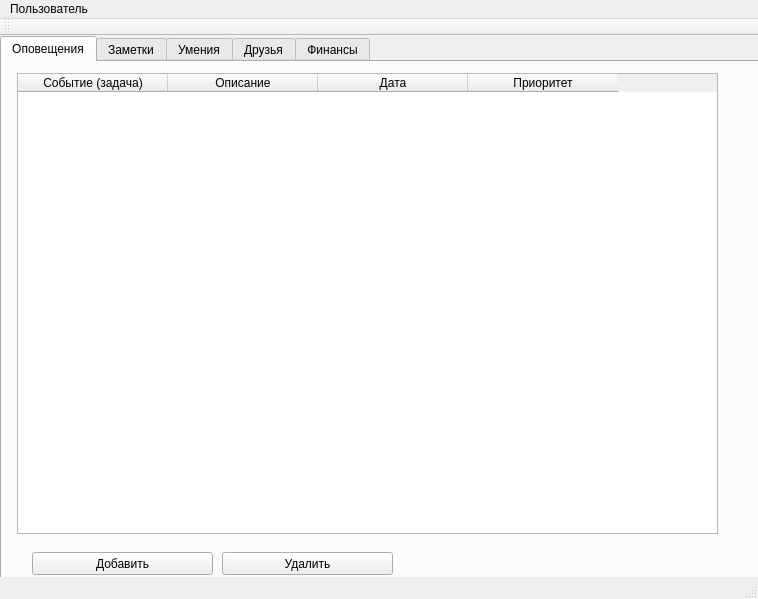
<?xml version="1.0" encoding="UTF-8"?>
<ui version="4.0">
 <class>MainWindow</class>
 <widget class="QMainWindow" name="MainWindow">
  <property name="geometry">
   <rect>
    <x>0</x>
    <y>0</y>
    <width>758</width>
    <height>599</height>
   </rect>
  </property>
  <property name="sizePolicy">
   <sizepolicy hsizetype="Fixed" vsizetype="Fixed">
    <horstretch>0</horstretch>
    <verstretch>0</verstretch>
   </sizepolicy>
  </property>
  <property name="minimumSize">
   <size>
    <width>758</width>
    <height>599</height>
   </size>
  </property>
  <property name="maximumSize">
   <size>
    <width>758</width>
    <height>599</height>
   </size>
  </property>
  <property name="windowTitle">
   <string>Помощник</string>
  </property>
  <property name="windowIcon">
   <iconset>
    <normaloff>img/accept.jpg</normaloff>img/accept.jpg</iconset>
  </property>
  <widget class="QWidget" name="centralWidget">
   <widget class="QTabWidget" name="MainTab">
    <property name="geometry">
     <rect>
      <x>0</x>
      <y>0</y>
      <width>761</width>
      <height>571</height>
     </rect>
    </property>
    <property name="sizePolicy">
     <sizepolicy hsizetype="Fixed" vsizetype="Fixed">
      <horstretch>0</horstretch>
      <verstretch>0</verstretch>
     </sizepolicy>
    </property>
    <property name="mouseTracking">
     <bool>true</bool>
    </property>
    <property name="currentIndex">
     <number>0</number>
    </property>
    <widget class="QWidget" name="tab_1">
     <property name="toolTip">
      <string/>
     </property>
     <attribute name="title">
      <string>Оповещения</string>
     </attribute>
     <widget class="QTableWidget" name="EventsTable">
      <property name="geometry">
       <rect>
        <x>15</x>
        <y>11</y>
        <width>701</width>
        <height>461</height>
       </rect>
      </property>
      <property name="mouseTracking">
       <bool>true</bool>
      </property>
      <attribute name="horizontalHeaderDefaultSectionSize">
       <number>150</number>
      </attribute>
      <column>
       <property name="text">
        <string>Событие (задача)</string>
       </property>
      </column>
      <column>
       <property name="text">
        <string>Описание</string>
       </property>
      </column>
      <column>
       <property name="text">
        <string>Дата</string>
       </property>
      </column>
      <column>
       <property name="text">
        <string>Приоритет</string>
       </property>
      </column>
     </widget>
     <widget class="QPushButton" name="AddEventButton">
      <property name="geometry">
       <rect>
        <x>30</x>
        <y>490</y>
        <width>181</width>
        <height>23</height>
       </rect>
      </property>
      <property name="text">
       <string>Добавить</string>
      </property>
      <property name="shortcut">
       <string>Ctrl+N</string>
      </property>
     </widget>
     <widget class="QPushButton" name="DelEventsButton">
      <property name="geometry">
       <rect>
        <x>220</x>
        <y>490</y>
        <width>171</width>
        <height>23</height>
       </rect>
      </property>
      <property name="text">
       <string>Удалить</string>
      </property>
      <property name="shortcut">
       <string>Del</string>
      </property>
     </widget>
    </widget>
    <widget class="QWidget" name="tab_2">
     <attribute name="title">
      <string>Заметки</string>
     </attribute>
     <widget class="QTextEdit" name="NotesTextField">
      <property name="geometry">
       <rect>
        <x>10</x>
        <y>10</y>
        <width>731</width>
        <height>511</height>
       </rect>
      </property>
     </widget>
    </widget>
    <widget class="QWidget" name="tab_3">
     <attribute name="title">
      <string>Умения</string>
     </attribute>
     <widget class="QListView" name="SkillsList">
      <property name="geometry">
       <rect>
        <x>450</x>
        <y>20</y>
        <width>281</width>
        <height>471</height>
       </rect>
      </property>
      <property name="sizePolicy">
       <sizepolicy hsizetype="Fixed" vsizetype="Fixed">
        <horstretch>0</horstretch>
        <verstretch>0</verstretch>
       </sizepolicy>
      </property>
     </widget>
     <widget class="QGroupBox" name="groupBox">
      <property name="geometry">
       <rect>
        <x>10</x>
        <y>20</y>
        <width>431</width>
        <height>431</height>
       </rect>
      </property>
      <property name="sizePolicy">
       <sizepolicy hsizetype="Fixed" vsizetype="Fixed">
        <horstretch>0</horstretch>
        <verstretch>0</verstretch>
       </sizepolicy>
      </property>
      <property name="title">
       <string>Детальная иформация</string>
      </property>
     </widget>
     <widget class="QPushButton" name="AddSkillButton">
      <property name="geometry">
       <rect>
        <x>10</x>
        <y>460</y>
        <width>211</width>
        <height>23</height>
       </rect>
      </property>
      <property name="text">
       <string>Добавить умение</string>
      </property>
     </widget>
     <widget class="QPushButton" name="DelSkillButton">
      <property name="geometry">
       <rect>
        <x>230</x>
        <y>460</y>
        <width>211</width>
        <height>23</height>
       </rect>
      </property>
      <property name="text">
       <string>Удалить умения</string>
      </property>
     </widget>
    </widget>
    <widget class="QWidget" name="tab_4">
     <attribute name="title">
      <string>Друзья</string>
     </attribute>
     <widget class="QTableWidget" name="FriendsTable">
      <property name="geometry">
       <rect>
        <x>10</x>
        <y>10</y>
        <width>731</width>
        <height>461</height>
       </rect>
      </property>
      <property name="minimumSize">
       <size>
        <width>731</width>
        <height>0</height>
       </size>
      </property>
      <attribute name="horizontalHeaderDefaultSectionSize">
       <number>150</number>
      </attribute>
      <column>
       <property name="text">
        <string>Имя</string>
       </property>
      </column>
      <column>
       <property name="text">
        <string>Статус</string>
       </property>
      </column>
      <column>
       <property name="text">
        <string>Описание</string>
       </property>
      </column>
      <column>
       <property name="text">
        <string>Дата последней встречи</string>
       </property>
      </column>
     </widget>
     <widget class="QPushButton" name="AddFriendButton">
      <property name="geometry">
       <rect>
        <x>20</x>
        <y>490</y>
        <width>181</width>
        <height>23</height>
       </rect>
      </property>
      <property name="text">
       <string>Добавить</string>
      </property>
      <property name="shortcut">
       <string>Ctrl+N</string>
      </property>
     </widget>
     <widget class="QPushButton" name="DelFriendsButton">
      <property name="geometry">
       <rect>
        <x>210</x>
        <y>490</y>
        <width>181</width>
        <height>23</height>
       </rect>
      </property>
      <property name="text">
       <string>Удалить</string>
      </property>
      <property name="shortcut">
       <string>Del</string>
      </property>
     </widget>
     <widget class="QPushButton" name="upButton">
      <property name="enabled">
       <bool>false</bool>
      </property>
      <property name="geometry">
       <rect>
        <x>420</x>
        <y>490</y>
        <width>41</width>
        <height>31</height>
       </rect>
      </property>
      <property name="text">
       <string/>
      </property>
      <property name="icon">
       <iconset>
        <normaloff>img/up_arrow.png</normaloff>img/up_arrow.png</iconset>
      </property>
      <property name="iconSize">
       <size>
        <width>32</width>
        <height>32</height>
       </size>
      </property>
      <property name="shortcut">
       <string>Up</string>
      </property>
     </widget>
     <widget class="QPushButton" name="downButton">
      <property name="enabled">
       <bool>false</bool>
      </property>
      <property name="geometry">
       <rect>
        <x>470</x>
        <y>490</y>
        <width>41</width>
        <height>31</height>
       </rect>
      </property>
      <property name="text">
       <string/>
      </property>
      <property name="icon">
       <iconset>
        <normaloff>img/down_arrow.png</normaloff>img/down_arrow.png</iconset>
      </property>
      <property name="iconSize">
       <size>
        <width>32</width>
        <height>32</height>
       </size>
      </property>
      <property name="shortcut">
       <string>Down</string>
      </property>
     </widget>
    </widget>
    <widget class="QWidget" name="tab_5">
     <attribute name="title">
      <string>Финансы</string>
     </attribute>
     <widget class="QGroupBox" name="groupBox_2">
      <property name="geometry">
       <rect>
        <x>20</x>
        <y>10</y>
        <width>551</width>
        <height>451</height>
       </rect>
      </property>
      <property name="title">
       <string>Денежные резервы</string>
      </property>
      <widget class="QGroupBox" name="groupBox_3">
       <property name="geometry">
        <rect>
         <x>20</x>
         <y>40</y>
         <width>511</width>
         <height>181</height>
        </rect>
       </property>
       <property name="title">
        <string>Текущие</string>
       </property>
       <widget class="QLabel" name="label">
        <property name="geometry">
         <rect>
          <x>30</x>
          <y>50</y>
          <width>81</width>
          <height>20</height>
         </rect>
        </property>
        <property name="text">
         <string>Рубли (RUB)</string>
        </property>
        <property name="alignment">
         <set>Qt::AlignRight|Qt::AlignTrailing|Qt::AlignVCenter</set>
        </property>
       </widget>
       <widget class="QLineEdit" name="CurRubNalEdit">
        <property name="geometry">
         <rect>
          <x>120</x>
          <y>50</y>
          <width>113</width>
          <height>20</height>
         </rect>
        </property>
        <property name="inputMethodHints">
         <set>Qt::ImhNone</set>
        </property>
        <property name="text">
         <string>0</string>
        </property>
        <property name="alignment">
         <set>Qt::AlignRight|Qt::AlignTrailing|Qt::AlignVCenter</set>
        </property>
       </widget>
       <widget class="QLabel" name="label_2">
        <property name="geometry">
         <rect>
          <x>30</x>
          <y>90</y>
          <width>81</width>
          <height>20</height>
         </rect>
        </property>
        <property name="text">
         <string>Евро (EUR)</string>
        </property>
        <property name="alignment">
         <set>Qt::AlignRight|Qt::AlignTrailing|Qt::AlignVCenter</set>
        </property>
       </widget>
       <widget class="QLineEdit" name="CurEurNalEdit">
        <property name="geometry">
         <rect>
          <x>120</x>
          <y>90</y>
          <width>113</width>
          <height>20</height>
         </rect>
        </property>
        <property name="text">
         <string>0</string>
        </property>
        <property name="alignment">
         <set>Qt::AlignRight|Qt::AlignTrailing|Qt::AlignVCenter</set>
        </property>
       </widget>
       <widget class="QLabel" name="label_3">
        <property name="geometry">
         <rect>
          <x>30</x>
          <y>130</y>
          <width>81</width>
          <height>20</height>
         </rect>
        </property>
        <property name="text">
         <string>Доллары (USD)</string>
        </property>
        <property name="alignment">
         <set>Qt::AlignRight|Qt::AlignTrailing|Qt::AlignVCenter</set>
        </property>
       </widget>
       <widget class="QLineEdit" name="CurUsdNalEdit">
        <property name="geometry">
         <rect>
          <x>120</x>
          <y>130</y>
          <width>113</width>
          <height>20</height>
         </rect>
        </property>
        <property name="text">
         <string>0</string>
        </property>
        <property name="alignment">
         <set>Qt::AlignRight|Qt::AlignTrailing|Qt::AlignVCenter</set>
        </property>
       </widget>
       <widget class="QLineEdit" name="CurUsdElecEdit">
        <property name="geometry">
         <rect>
          <x>250</x>
          <y>130</y>
          <width>113</width>
          <height>20</height>
         </rect>
        </property>
        <property name="text">
         <string>0</string>
        </property>
        <property name="alignment">
         <set>Qt::AlignRight|Qt::AlignTrailing|Qt::AlignVCenter</set>
        </property>
       </widget>
       <widget class="QLineEdit" name="CurRubElecEdit">
        <property name="geometry">
         <rect>
          <x>250</x>
          <y>50</y>
          <width>113</width>
          <height>20</height>
         </rect>
        </property>
        <property name="text">
         <string>0</string>
        </property>
        <property name="alignment">
         <set>Qt::AlignRight|Qt::AlignTrailing|Qt::AlignVCenter</set>
        </property>
       </widget>
       <widget class="QLineEdit" name="CurEurElecEdit">
        <property name="geometry">
         <rect>
          <x>250</x>
          <y>90</y>
          <width>113</width>
          <height>20</height>
         </rect>
        </property>
        <property name="text">
         <string>0</string>
        </property>
        <property name="alignment">
         <set>Qt::AlignRight|Qt::AlignTrailing|Qt::AlignVCenter</set>
        </property>
       </widget>
       <widget class="QLabel" name="label_4">
        <property name="geometry">
         <rect>
          <x>150</x>
          <y>20</y>
          <width>61</width>
          <height>16</height>
         </rect>
        </property>
        <property name="text">
         <string>Наличные</string>
        </property>
       </widget>
       <widget class="QLabel" name="label_5">
        <property name="geometry">
         <rect>
          <x>280</x>
          <y>20</y>
          <width>61</width>
          <height>16</height>
         </rect>
        </property>
        <property name="text">
         <string>На счетах</string>
        </property>
       </widget>
       <widget class="QLabel" name="label_16">
        <property name="geometry">
         <rect>
          <x>410</x>
          <y>20</y>
          <width>61</width>
          <height>20</height>
         </rect>
        </property>
        <property name="text">
         <string>Разность</string>
        </property>
       </widget>
       <widget class="QLineEdit" name="UsdDiffEdit">
        <property name="geometry">
         <rect>
          <x>380</x>
          <y>130</y>
          <width>113</width>
          <height>20</height>
         </rect>
        </property>
        <property name="text">
         <string>0</string>
        </property>
        <property name="alignment">
         <set>Qt::AlignRight|Qt::AlignTrailing|Qt::AlignVCenter</set>
        </property>
        <property name="readOnly">
         <bool>true</bool>
        </property>
       </widget>
       <widget class="QLineEdit" name="EurDiffEdit">
        <property name="geometry">
         <rect>
          <x>380</x>
          <y>90</y>
          <width>113</width>
          <height>20</height>
         </rect>
        </property>
        <property name="text">
         <string>0</string>
        </property>
        <property name="alignment">
         <set>Qt::AlignRight|Qt::AlignTrailing|Qt::AlignVCenter</set>
        </property>
        <property name="readOnly">
         <bool>true</bool>
        </property>
       </widget>
       <widget class="QLineEdit" name="RubDiffEdit">
        <property name="geometry">
         <rect>
          <x>380</x>
          <y>50</y>
          <width>113</width>
          <height>20</height>
         </rect>
        </property>
        <property name="text">
         <string>0</string>
        </property>
        <property name="alignment">
         <set>Qt::AlignRight|Qt::AlignTrailing|Qt::AlignVCenter</set>
        </property>
        <property name="readOnly">
         <bool>true</bool>
        </property>
       </widget>
      </widget>
      <widget class="QGroupBox" name="groupBox_4">
       <property name="geometry">
        <rect>
         <x>20</x>
         <y>250</y>
         <width>401</width>
         <height>181</height>
        </rect>
       </property>
       <property name="title">
        <string>Первого числа текущего месяца</string>
       </property>
       <widget class="QLabel" name="label_11">
        <property name="geometry">
         <rect>
          <x>40</x>
          <y>50</y>
          <width>71</width>
          <height>20</height>
         </rect>
        </property>
        <property name="text">
         <string>Рубли (RUB)</string>
        </property>
        <property name="alignment">
         <set>Qt::AlignRight|Qt::AlignTrailing|Qt::AlignVCenter</set>
        </property>
       </widget>
       <widget class="QLineEdit" name="OldRubNalEdit">
        <property name="geometry">
         <rect>
          <x>120</x>
          <y>50</y>
          <width>113</width>
          <height>20</height>
         </rect>
        </property>
        <property name="text">
         <string>0</string>
        </property>
        <property name="alignment">
         <set>Qt::AlignRight|Qt::AlignTrailing|Qt::AlignVCenter</set>
        </property>
       </widget>
       <widget class="QLabel" name="label_12">
        <property name="geometry">
         <rect>
          <x>50</x>
          <y>90</y>
          <width>61</width>
          <height>20</height>
         </rect>
        </property>
        <property name="text">
         <string>Евро (EUR)</string>
        </property>
        <property name="alignment">
         <set>Qt::AlignRight|Qt::AlignTrailing|Qt::AlignVCenter</set>
        </property>
       </widget>
       <widget class="QLineEdit" name="OldEurNalEdit">
        <property name="geometry">
         <rect>
          <x>120</x>
          <y>90</y>
          <width>113</width>
          <height>20</height>
         </rect>
        </property>
        <property name="text">
         <string>0</string>
        </property>
        <property name="alignment">
         <set>Qt::AlignRight|Qt::AlignTrailing|Qt::AlignVCenter</set>
        </property>
       </widget>
       <widget class="QLabel" name="label_13">
        <property name="geometry">
         <rect>
          <x>30</x>
          <y>130</y>
          <width>81</width>
          <height>20</height>
         </rect>
        </property>
        <property name="text">
         <string>Доллары (USD)</string>
        </property>
        <property name="alignment">
         <set>Qt::AlignRight|Qt::AlignTrailing|Qt::AlignVCenter</set>
        </property>
       </widget>
       <widget class="QLineEdit" name="OldUsdNalEdit">
        <property name="geometry">
         <rect>
          <x>120</x>
          <y>130</y>
          <width>113</width>
          <height>20</height>
         </rect>
        </property>
        <property name="text">
         <string>0</string>
        </property>
        <property name="alignment">
         <set>Qt::AlignRight|Qt::AlignTrailing|Qt::AlignVCenter</set>
        </property>
       </widget>
       <widget class="QLineEdit" name="OldUsdElecEdit">
        <property name="geometry">
         <rect>
          <x>250</x>
          <y>130</y>
          <width>113</width>
          <height>20</height>
         </rect>
        </property>
        <property name="text">
         <string>0</string>
        </property>
        <property name="alignment">
         <set>Qt::AlignRight|Qt::AlignTrailing|Qt::AlignVCenter</set>
        </property>
       </widget>
       <widget class="QLineEdit" name="OldRubElecEdit">
        <property name="geometry">
         <rect>
          <x>250</x>
          <y>50</y>
          <width>113</width>
          <height>20</height>
         </rect>
        </property>
        <property name="text">
         <string>0</string>
        </property>
        <property name="alignment">
         <set>Qt::AlignRight|Qt::AlignTrailing|Qt::AlignVCenter</set>
        </property>
       </widget>
       <widget class="QLineEdit" name="OldEurElecEdit">
        <property name="geometry">
         <rect>
          <x>250</x>
          <y>90</y>
          <width>113</width>
          <height>20</height>
         </rect>
        </property>
        <property name="text">
         <string>0</string>
        </property>
        <property name="alignment">
         <set>Qt::AlignRight|Qt::AlignTrailing|Qt::AlignVCenter</set>
        </property>
       </widget>
       <widget class="QLabel" name="label_14">
        <property name="geometry">
         <rect>
          <x>150</x>
          <y>20</y>
          <width>61</width>
          <height>16</height>
         </rect>
        </property>
        <property name="text">
         <string>Наличные</string>
        </property>
       </widget>
       <widget class="QLabel" name="label_15">
        <property name="geometry">
         <rect>
          <x>280</x>
          <y>20</y>
          <width>61</width>
          <height>16</height>
         </rect>
        </property>
        <property name="text">
         <string>На счетах</string>
        </property>
       </widget>
      </widget>
     </widget>
    </widget>
   </widget>
  </widget>
  <widget class="QMenuBar" name="menuBar">
   <property name="geometry">
    <rect>
     <x>0</x>
     <y>0</y>
     <width>758</width>
     <height>21</height>
    </rect>
   </property>
   <widget class="QMenu" name="menu">
    <property name="title">
     <string>Пользователь</string>
    </property>
    <addaction name="ActionChangePass"/>
    <addaction name="separator"/>
    <addaction name="ActionUpdate"/>
    <addaction name="ActionSave"/>
    <addaction name="separator"/>
    <addaction name="ActionExit"/>
   </widget>
   <addaction name="menu"/>
  </widget>
  <widget class="QToolBar" name="mainToolBar">
   <property name="mouseTracking">
    <bool>true</bool>
   </property>
   <attribute name="toolBarArea">
    <enum>TopToolBarArea</enum>
   </attribute>
   <attribute name="toolBarBreak">
    <bool>false</bool>
   </attribute>
  </widget>
  <widget class="QStatusBar" name="statusBar"/>
  <action name="ActionChangePass">
   <property name="text">
    <string>Сменить пароль</string>
   </property>
  </action>
  <action name="ActionSave">
   <property name="text">
    <string>Сохранить</string>
   </property>
   <property name="shortcut">
    <string>Ctrl+S</string>
   </property>
  </action>
  <action name="ActionExit">
   <property name="text">
    <string>Выход</string>
   </property>
   <property name="shortcut">
    <string>Esc</string>
   </property>
  </action>
  <action name="ActionUpdate">
   <property name="text">
    <string>Обновить</string>
   </property>
   <property name="shortcut">
    <string>Ctrl+R</string>
   </property>
  </action>
 </widget>
 <layoutdefault spacing="6" margin="11"/>
 <resources/>
 <connections/>
</ui>
